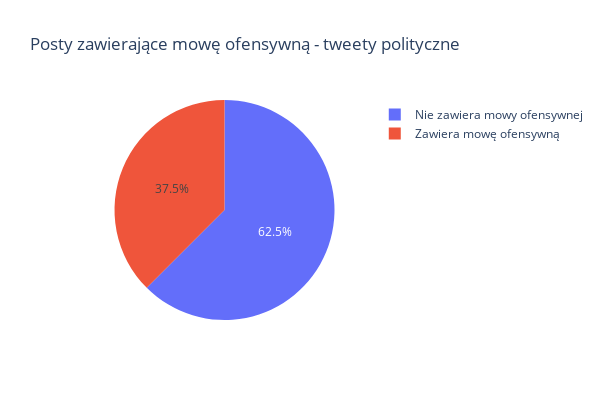

The notebook cell saved with this chart:
### Code cell
import plotly.express as px

n_all = len(df)
n_offensive = len(df[df["offensive"] == 1])

data = {
    "Names": ["Nie zawiera mowy ofensywnej", "Zawiera mowę ofensywną"],
    "Percentage": [
        1 - n_offensive / n_all,
        n_offensive / n_all,
    ],
}

df_percentage = pd.DataFrame(data)

fig = px.pie(
    df_percentage,
    values="Percentage",
    names="Names",
    title="Posty zawierające mowę ofensywną - tweety polityczne",
    color=df_percentage.index,
)
fig.update_layout(dict(width=600, height=400))

fig.show()

### Figure 1 — Plotly figure (JSON) as saved in the notebook; plotly's stock layout.template omitted (floating-point values rounded to 4 significant figures)
{"data": [{"customdata": [[0], [1]], "domain": {"x": [0, 1], "y": [0, 1]}, "hovertemplate": "Names=%{label}<br>Percentage=%{value}<br>index=%{customdata[0]}<extra></extra>", "labels": ["Nie zawiera mowy ofensywnej", "Zawiera mowę ofensywną"], "legendgroup": "", "marker": {"colors": ["#636efa", "#EF553B"]}, "name": "", "showlegend": true, "type": "pie", "values": [0.6249, 0.3751]}], "layout": {"height": 400, "legend": {"tracegroupgap": 0}, "title": {"text": "Posty zawierające mowę ofensywną - tweety polityczne"}, "width": 600}}
